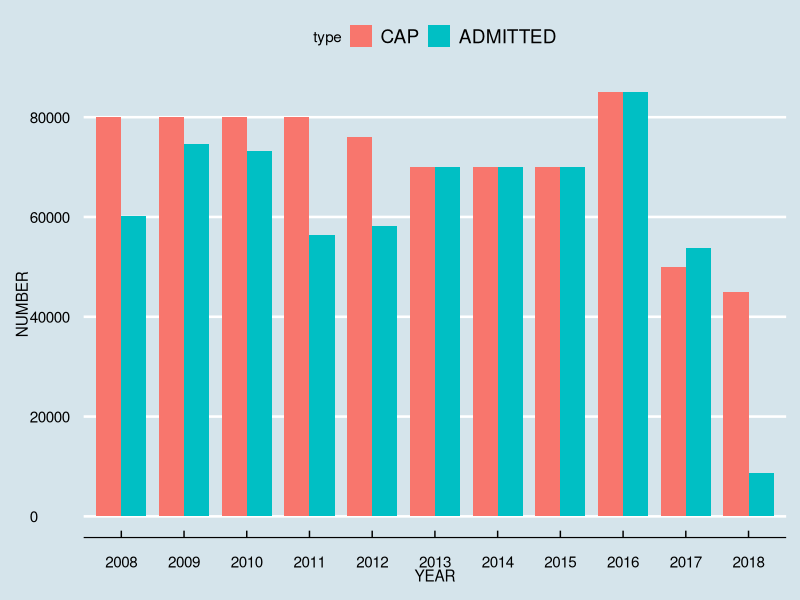

This chart was generated by the following R code: (Note: this script raises an error after producing the figure.)
## ---- chunk 1
library (ggplot2)
library (ggthemes)
library (scales)
library(reshape2)

df <- read.csv('ceiling.csv',fileEncoding = "UTF-8-BOM",stringsAsFactors = FALSE)
dfl <- melt(df, id.vars='YEAR')
colnames(dfl) <- c('year','type','number')
ggplot(dfl, aes(x=factor(year), y=number,fill=type))+
  geom_bar(position='dodge', stat='identity',width=0.8)+
  theme_economist()+
  labs(
    x='YEAR',
    y='NUMBER'
  )
## ---- chunk 2
df <- read.csv('CO.csv')
duplicated(df$total_city)
dftotal_city <- df[!duplicated(df$total_city),]
ggplot(dftotal_city)+
  geom_bar(stat='identity',aes(x = FY,y = total_city), width = 0.8)+
  scale_x_discrete(
    labels=c('2002','2003','2004','2006','2007','2008','2009','2010','2011','2012','2013','2014','2015','2016','2017','2018')
                   )+
  scale_y_continuous(breaks=seq(0,250,50))+
  labs(
    x=' ',
    y='Refugees arrived in Columbia',
    title='Columbia Refugee arrivals plummeted again in 2018',
    subtitle='After a booming in refugee arrival in 2016, the number of refugee settled in Columbia dropped\ndramatically in 2017, and the downward trend continues in 2018. '
  )+
  theme_economist()
